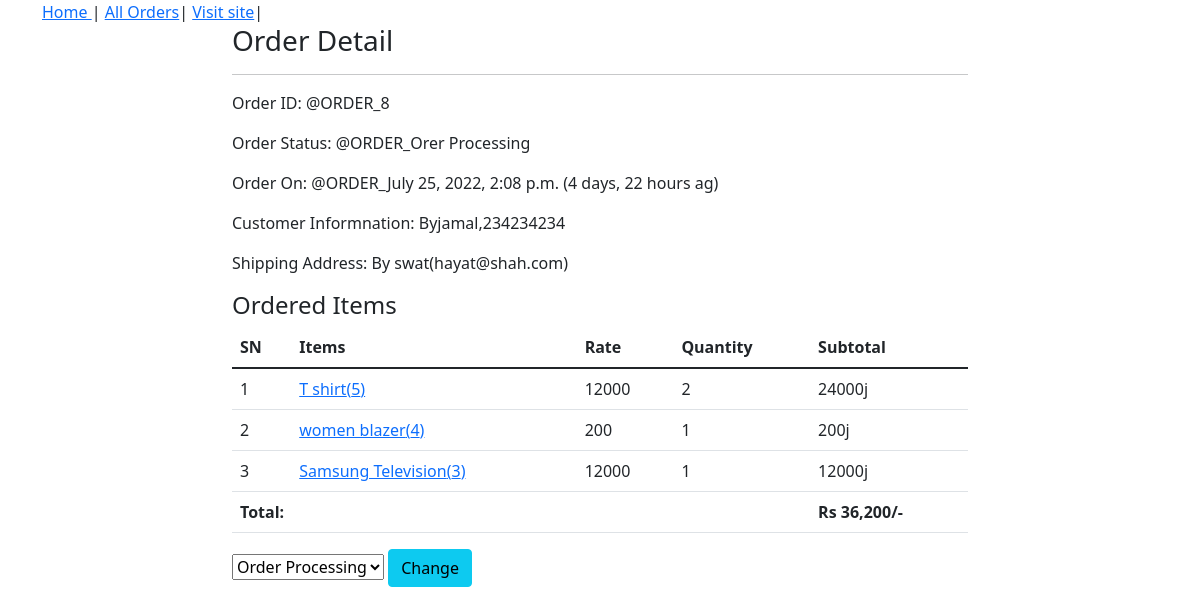
Page /admin-order/8/ (signed in) on the committed database.
### ecomapp/models.py (models this page shows, shortened)
class Order (models.Model):
    cart=models.OneToOneField(Cart, on_delete=models.CASCADE)
    ordered_by=models.CharField(max_length=200)
    shipping_address=models.CharField(max_length=200)
    mobile=models.CharField(max_length=10)
    email=models.EmailField(null=True, blank=True)
    subtotal=models.PositiveBigIntegerField()
    discount=models.PositiveBigIntegerField()
    total=models.PositiveBigIntegerField()
    order_status=models.CharField(max_length=50, choices=ORDER_STATUS)
    created_at=models.DateTimeField(auto_now_add=True)
    payment_method=models.CharField(max_length=20, choices=METHOD, default="Cash on Delivery")
    payment_completed=models.BooleanField(default=False, null=True, blank=True)

class CartProduct(models.Model):
    cart=models.ForeignKey(Cart, on_delete=models.CASCADE)
    product=models.ForeignKey(Product, on_delete=models.CASCADE)
    rate=models.PositiveIntegerField()
    quantity=models.PositiveBigIntegerField()
    subtotal=models.PositiveBigIntegerField()

class Product (models.Model):
    title=models.CharField(max_length=200)
    slug=models.SlugField(unique=True)
    category=models.ForeignKey(Category, on_delete=models.CASCADE)
    image=models.ImageField(upload_to="products")
    marked_price=models.PositiveIntegerField()
    selling_price=models.PositiveIntegerField()
    description=models.TextField()
    warrantly=models.CharField(max_length=300, null=True, blank=True)
    retrun_policy=models.CharField(max_length=300, null=True, blank=True)
    view_count=models.PositiveIntegerField(default=0)

### ecomapp/views.py (the view)
# urls.py: path("admin-order/<int:pk>/", AdminOrderDetailView.as_view(), name="adminorderdetail"),
class AdminOrderDetailView(AdminRequiredMixin, DetailView):
    template_name="adminpages/adminorderdetail.html"
    model=Order
    context_object_name="ord_obj"
    def get_context_data(self, **kwargs):
        context=super().get_context_data(**kwargs)
        context["allstatus"] = ORDER_STATUS
        return context
    def dispatch(self,request, *args, **kwargs):
        if request.user.is_authenticated and Admin.objects.filter(user=request.user).exists():
            pass
        else:
            return redirect("admin-login/")
        return super().dispatch(request, *args, **kwargs)

### ecomapp/views.py (called while the page is built)
    def dispatch(self,request, *args, **kwargs):
        if request.user.is_authenticated and Admin.objects.filter(user=request.user).exists():
            pass
        else:
            return redirect("admin-login/")
        return super().dispatch(request, *args, **kwargs)

### templates/adminpages/adminorderdetail.html (shortened to what this page needs)
{% extends 'adminpages/adminbase.html'%}
{% load humanize %}
{% block content%}
<div class="container">
    <div class="row">
        <div class="col-md-8 mx-auto">
            <h3> Order Detail </h3> <hr>
            <p> <span class="font-weight-bold"> Order ID: </span> @ORDER_{{ord_obj.id}} </p>
            <p> <span class="font-weight-bold"> Order Status: </span> @ORDER_{{ord_obj.order_status}} </p>
            <p> <span class="font-weight-bold"> Order On: </span> @ORDER_{{ord_obj.created_at}} ({{ord_obj.created_at| timesince}} ag)</p>
            <p> <span class="font-weight-bold"> Customer Informnation: </span> By{{ord_obj.ordered_by}},{{ord_obj.mobile}}</p>
            <p> <span class="font-weight-bold"> Shipping Address: </span> By {{ord_obj.shipping_address}}({{ord_obj.email}})</p>
            <h4> Ordered Items</h4>
            <table class="table">
                <thead>
                    <tr>
                        <th> SN </th>
                        <th> Items </th>
                        <th> Rate</th>
                        <th> Quantity</th>
                        <th> Subtotal</th>
                    </tr>
                </thead>
                <tbody>
                    {% for cp in ord_obj.cart.cartproduct_set.all %}
                    <tr>
                        <td>{{forloop.counter}}</td>
                        <td><a target="blank" href="{% url 'ecomapp:productdetail' cp.product.slug %}">{{cp.product.title}}({{cp.product.id}})</a></td>
                        <td>{{cp.rate}}</td>
                        <td>{{cp.quantity}}</td>
                        <td> {{cp.subtotal}}j</td>
                    </tr>
                    {% endfor %}
                    <tr>
                        <th colspan="4" class="text-right">Total: </th>
                        <th>Rs {{ord_obj.total| intcomma}}/-</th>
                    </tr>
                </tbody>
            </table>
            <form action="{% url 'ecomapp:adminorderstatuschange' ord_obj.id %}" method="POST">
                <select name="status">
                {% for i, j in allstatus %}
                <option value="{{i}}"{% if i == ord_obj.order_status%}selected{% endif %}> {{j}}</option>
                {% endfor %}
            </select>
            <button class="btn btn-info"> Change</button>
        </form>
        </div>
    </div>
</div>
{% endblock%}

### rows in the picture
Order: id "8", order_status "Orer Processing", created_at "July 25, 2022, 2:08 p.m.", created_at "4 days, 22 hours", ordered_by "jamal", mobile "234234234", shipping_address "swat", email "hayat@shah.com", total "36,200", status "Order Processing"
CartProduct: product "T shirt", product.id "5", rate "12000", quantity "2", subtotal "24000"
CartProduct: product "women blazer", product.id "4", rate "200", quantity "1", subtotal "200"
CartProduct: product "Samsung Television", product.id "3", rate "12000", quantity "1", subtotal "12000"
